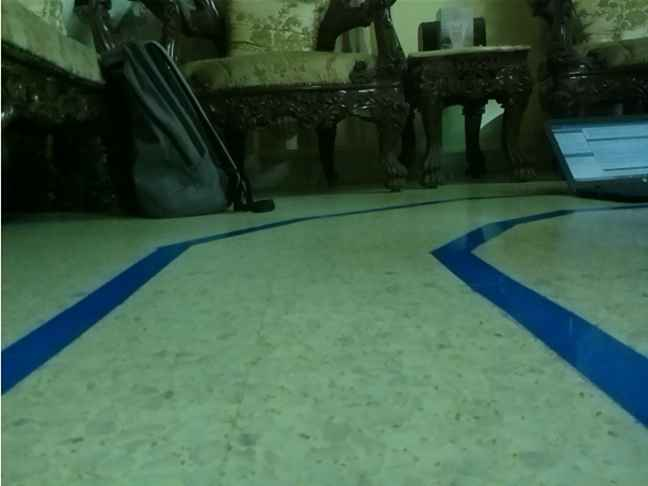
%> input picture src/blue_lane.png, 648 x 486 px
$ octave edge_detection.m   (GNU Octave 9; MATLAB toolbox functions it lacks are replaced by stand-ins)
%> lines starting %> are read from the running program, lines starting %| are printed output that depends on the picture; in (x1, y1, x2, y2) boxes, pixels count from 0 and x2, y2 are one past the last pixel; in counts of white or black regions, pixels touching at a corner belong together; the program's own positions count from 1
clc;
clear all;
close all;

lane = imread('blue_lane.png');
%> lane is the input picture: size 486x648x3 uint8; mean R, G, B 63.6, 94.6, 73.8
laneDouble = double(lane);

sigma = 2;

% gaussian lowpass filter
N = 25;
[X, Y] = meshgrid(-N/2:N/2-1, -N/2:N/2-1);
G = 1/(2*pi*sigma^2)*exp(-(X.^2 + Y.^2)/(2*sigma^2));
G = G/sum(G(:));

bluredImage = conv2(laneDouble(:,:,1), G, 'same');
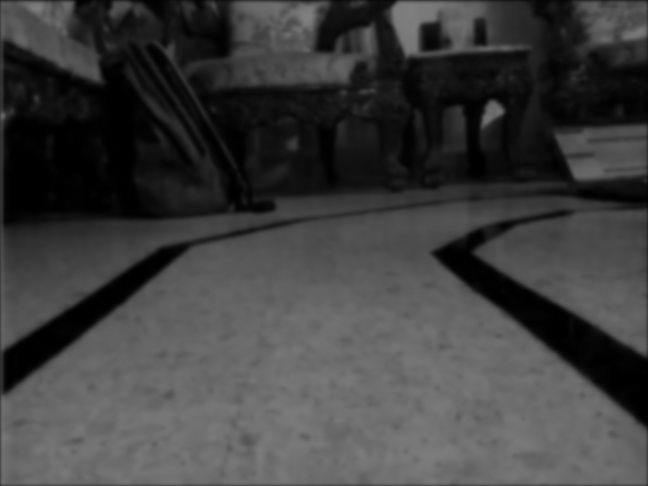
%> bluredImage: size 486x648 double; min 0, max 127.7, mean 63.1

% laplacian filter
H = [-1 1; 1 -1];
laplacian = conv2(bluredImage, H, 'same');

logImage = laplacian;
logImage(abs(laplacian) < 0.04 * max(laplacian(:))) = 128;
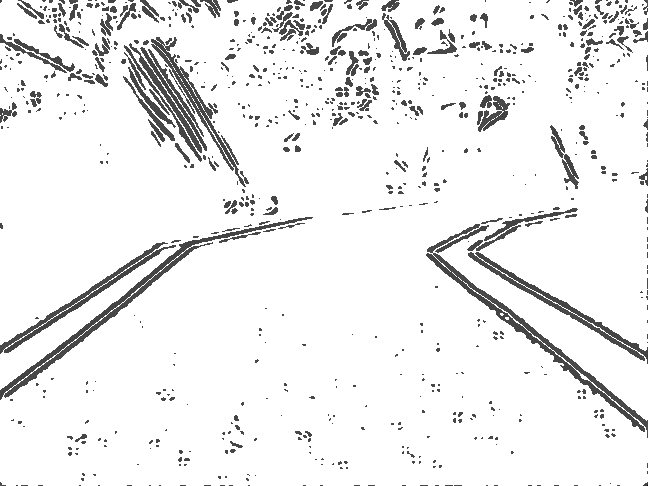
%> logImage: size 486x648 double; min -49.48, max 128, mean 116.1; drawn with min black and max white

edgeImage = zeros(size(bluredImage));
edgeImage(laplacian > 0) = 255;
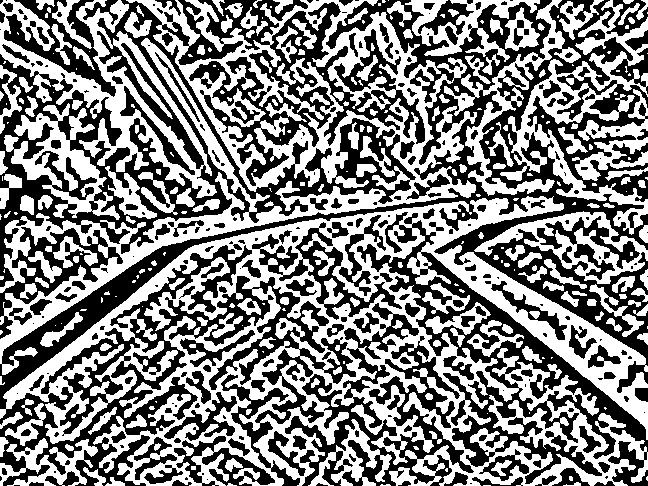
%> edgeImage: size 486x648 double; 50.6% white; 286 black regions (130 under 20 px), largest, box (x1, y1, x2, y2) and area: (0, 0, 648, 486) 53728, (0, 0, 425, 287) 37313, (357, 212, 648, 486) 15500

zeroImage = zeros(size(bluredImage));
zeroImage(abs(laplacian) > 0.04 * max(laplacian(:))) = 255;
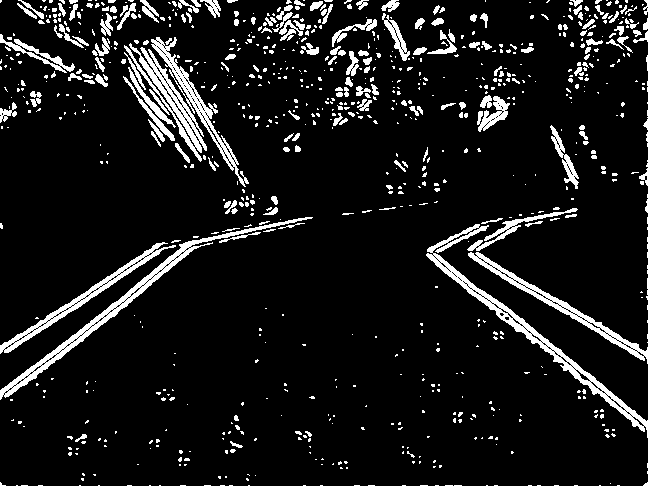
%> zeroImage: size 486x648 double; 9.3% white; 870 white regions (691 under 20 px), largest, box (x1, y1, x2, y2) and area: (426, 224, 648, 438) 3093, (0, 217, 313, 400) 2741, (124, 43, 207, 162) 1838

%plot
figure;
subplot(2,2,1);
imshow(uint8(bluredImage));
title('Blurred Image');

subplot(2,2,2);
imshow(uint8(logImage));
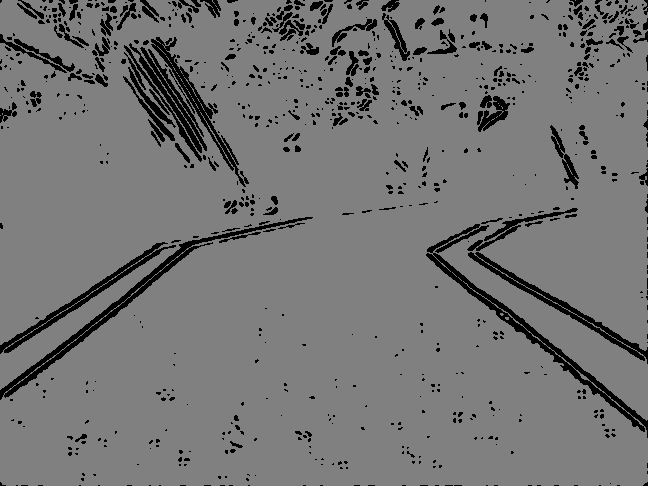
%> displayed picture: size 486x648, on the screen's scale of 0 to 255; min 0, max 128, mean 116.1
title('Laplacian Thresholding');

subplot(2,2,3);
imshow(uint8(edgeImage));
title('Edge Detection');

subplot(2,2,4);
imshow(uint8(zeroImage));
title('Laplacian Magnitude');
